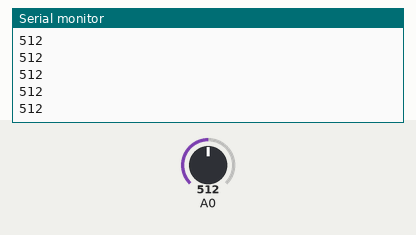
This sketch was run on a simulated Arduino Uno, built with avr-gcc and run on an emulated ATmega328P. Parts: the last lines printed to the serial monitor. The test bench sets the inputs (shaded band); at power-on: A0 = 512. Storage starts empty; the audio player accepts every command and is not drawn.

Above: at 1.2 s.
1.3 s: A0 set to 716
At 1.9 s:
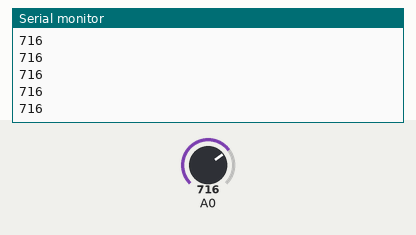
2.8 s: A0 set to 900
At 3.4 s:
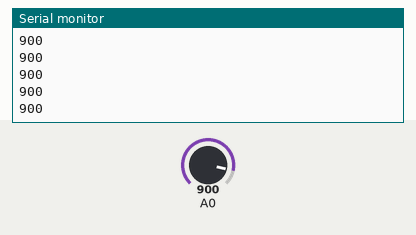
Timing chart, 0 to 5.8 s (numbered marks = the images above; inputs shaded):
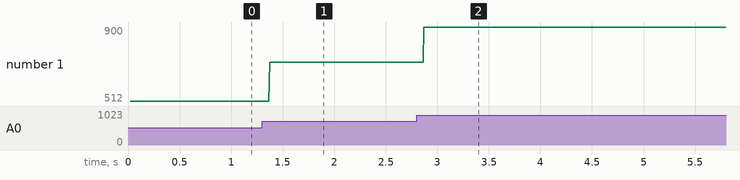

Measured:
- after the input at 1.3 s, the serial monitor: prints a new line after 0.07 s (image 1)
- after the input at 2.8 s, the serial monitor: prints a new line after 0.07 s (image 2)
- plotted number 1: 512 → 716 after the input at 1.3 s, 716 → 900 after the input at 2.8 s

The sketch:

basic.ino
```cpp
#include <SD.h>                      // need to include the SD library
//#define SD_ChipSelectPin 53  //example uses hardware SS pin 53 on Mega2560
#define SD_ChipSelectPin 4  //using digital pin 4 on arduino nano 328, can use other pins
#include <TMRpcm.h>           //  also need to include this library...
#include <SPI.h>

TMRpcm tmrpcm;   // create an object for use in this sketch


void setup(){
  pinMode(A0, INPUT);
  tmrpcm.speakerPin = 9; //5,6,11 or 46 on Mega, 9 on Uno, Nano, etc

  Serial.begin(9600);
  if (!SD.begin(SD_ChipSelectPin)) {  // see if the card is present and can be initialized:
    Serial.println("SD fail");
    return;   // don't do anything more if not
  }
  tmrpcm.play("test.wav"); //the sound file "music" will play each time the arduino powers up, or is rese
}


void loop(){

int  trigger = analogRead(A0);
Serial.println(trigger);
if(trigger>1000){
tmrpcm.play("test.wav");
delay(3000);
}

}
```
